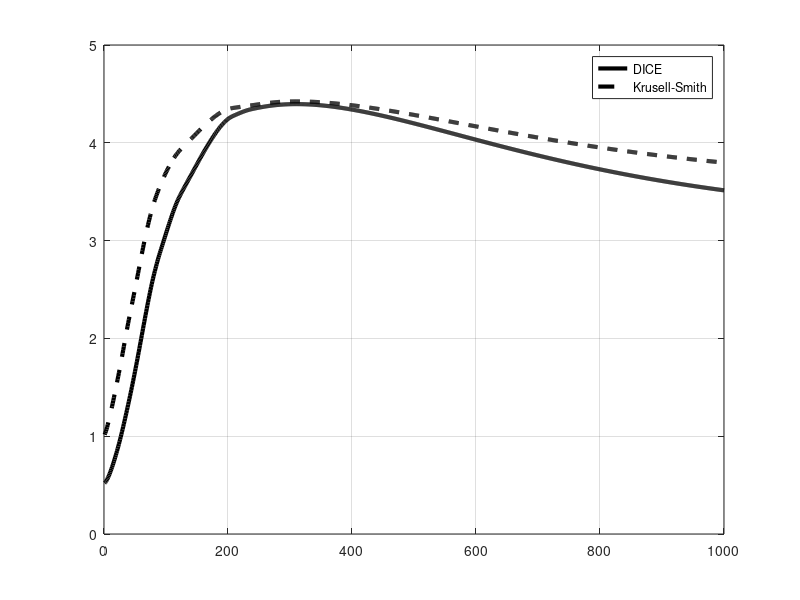

This chart was generated by the following MATLAB code:
load Damages.mat;
plot(100*DamagesDICE(1:1000), 'k', 'linewidth',3);hold on;
plot(100*GlobalDamages(1:1000), 'k--','linewidth',3);grid on;
legend('DICE','Krusell-Smith')